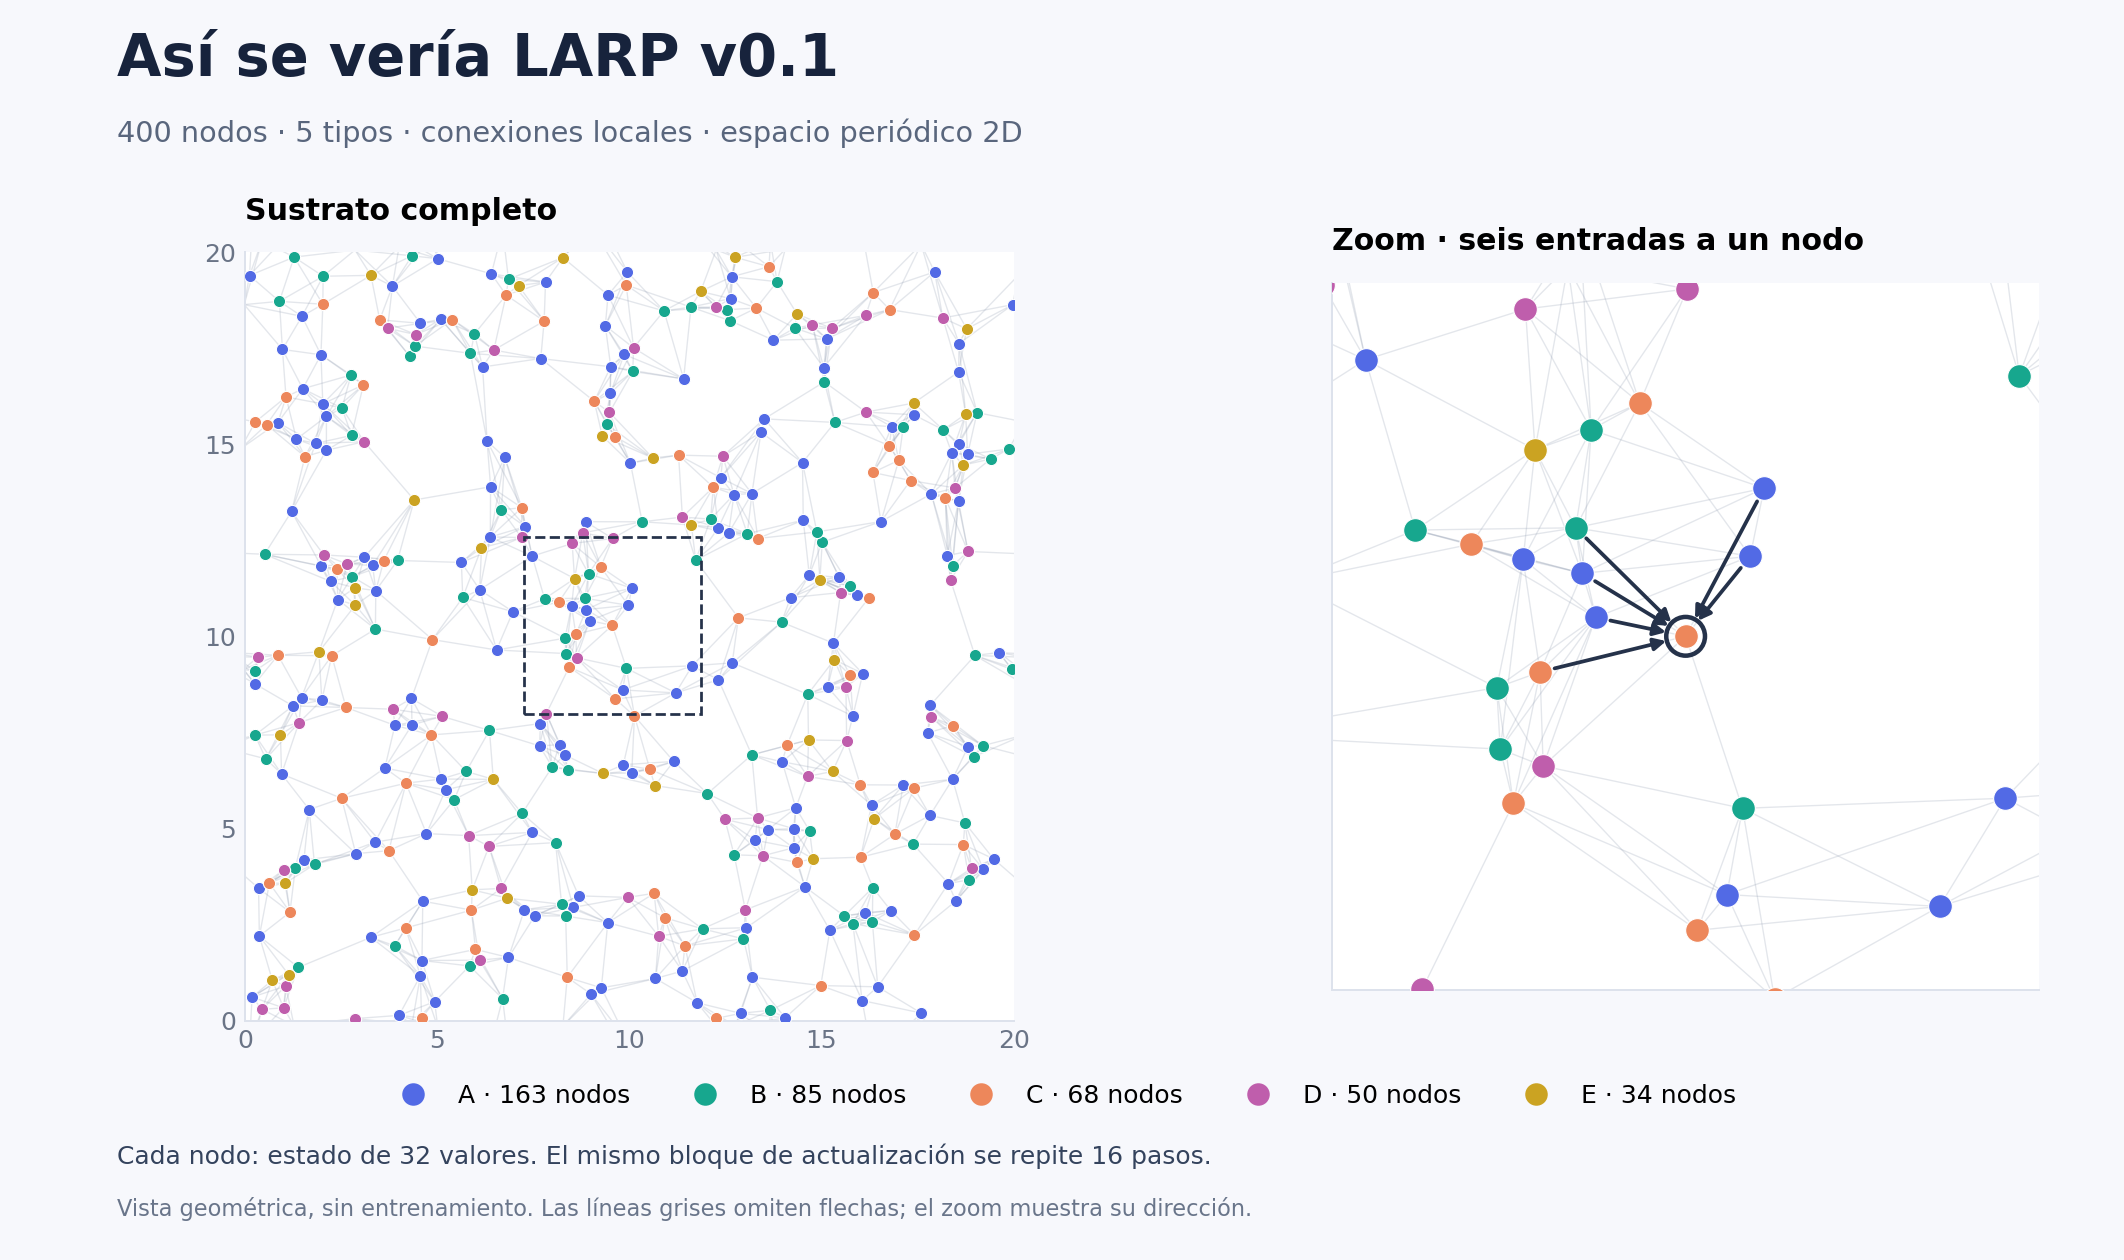

The script that saved this image:
"""Vista reproducible de geometría y conexiones LARP; no entrena una red.

Dependencias: numpy, scipy, matplotlib. Ejecutar: python LARP_NETWORK_PREVIEW.py
Genera PNG, diagnóstico JSON y geometría NPZ junto a este archivo.
"""
from pathlib import Path
import json
import importlib.util
import sys

# En este equipo SciPy está aislado en caché; en otros basta instalar dependencias.
cached_scipy = Path.home() / ".cache" / "larp-preview-python"
if importlib.util.find_spec("scipy") is None and sys.version_info[:2] == (3, 14) and cached_scipy.exists():
    sys.path.insert(0, str(cached_scipy))

import numpy as np
from scipy.optimize import minimize
from scipy.spatial import cKDTree
import matplotlib
matplotlib.use("Agg")
import matplotlib.pyplot as plt
from matplotlib.collections import LineCollection
from matplotlib.lines import Line2D
from matplotlib.patches import Rectangle

N, L, K_NEIGHBORS = 400, 20.0, 6
COUNTS = np.array([163, 85, 68, 50, 34])
MODES = np.array([[1, 0], [0, 1], [1, 1], [1, -1], [2, 0], [0, 2]])
WAVEVECTORS = 2 * np.pi * MODES / L
COLORS = ["#526AE5", "#17A78E", "#ED875B", "#BF5EAC", "#CBA322"]
ROOT = Path(__file__).resolve().parent


def spectra(points, labels):
    phase = np.exp(1j * points @ WAVEVECTORS.T)
    rows = [np.abs(phase[labels == c].sum(axis=0)) ** 2 / COUNTS[c]
            for c in range(5)]
    rows.append(np.abs(phase.sum(axis=0)) ** 2 / N)
    return np.array(rows)


def energy_gradient(flat, labels):
    points = flat.reshape(N, 2) % L
    phase = np.exp(1j * points @ WAVEVECTORS.T)
    union = phase.sum(axis=0)
    energy = np.mean(np.abs(union) ** 2 / N)
    coefficient = -2 / (N * len(MODES)) * np.imag(phase * union.conj())
    for c in range(5):
        mask = labels == c
        amplitude = phase[mask].sum(axis=0)
        energy += np.mean(np.abs(amplitude) ** 2 / COUNTS[c]) / 5
        coefficient[mask] += -2 / (5 * COUNTS[c] * len(MODES)) * np.imag(
            phase[mask] * amplitude.conj())
    gradient = coefficient @ WAVEVECTORS
    pairs = cKDTree(points, boxsize=L).query_pairs(0.30, output_type="ndarray")
    if len(pairs):
        delta = points[pairs[:, 0]] - points[pairs[:, 1]]
        delta -= L * np.round(delta / L)
        radius = np.maximum(np.linalg.norm(delta, axis=1), 1e-12)
        deficit = np.maximum(0.0, 1 - radius / 0.30)
        energy += 10 / N * np.sum(deficit ** 2)
        pair_gradient = (-20 / (N * 0.30) * deficit / radius)[:, None] * delta
        np.add.at(gradient, pairs[:, 0], pair_gradient)
        np.add.at(gradient, pairs[:, 1], -pair_gradient)
    return float(energy), gradient.ravel()


def variance_ratios(points, labels):
    centers = np.random.default_rng(6101).uniform(0, L, (10000, 2))
    membership = np.column_stack([labels == c for c in range(5)] + [np.ones(N, bool)])
    result = {}
    for radius in [4.0, 5.0]:
        counts = []
        for chunk in np.array_split(centers, 20):
            delta = chunk[:, None, :] - points[None, :, :]
            delta -= L * np.round(delta / L)
            inside = np.sum(delta ** 2, axis=2) <= radius ** 2
            counts.append(inside.astype(np.int16) @ membership.astype(np.int16))
        probability = np.pi * radius ** 2 / L ** 2
        null_variance = np.append(COUNTS, N) * probability * (1 - probability)
        result[str(int(radius))] = np.vstack(counts).var(axis=0) / null_variance
    return result


def generate_geometry():
    for attempt in range(4):
        rng = np.random.default_rng(np.random.SeedSequence([20261008, 1101, attempt]))
        labels = rng.permutation(np.repeat(np.arange(5), COUNTS))
        flat = rng.uniform(0, L, (N, 2)).ravel()
        first, second = np.zeros_like(flat), np.zeros_like(flat)
        for step in range(1, 6001):
            _, gradient = energy_gradient(flat, labels)
            first = 0.9 * first + 0.1 * gradient
            second = 0.999 * second + 0.001 * gradient ** 2
            rate = 0.0001 + (0.025 - 0.0001) * (1 + np.cos(np.pi * step / 6000)) / 2
            flat -= rate * (first / (1 - 0.9 ** step)) / (
                np.sqrt(second / (1 - 0.999 ** step)) + 1e-8)
            flat %= L
        optimized = minimize(energy_gradient, flat, args=(labels,), jac=True,
                             method="L-BFGS-B", options={"maxiter": 250,
                             "maxfun": 1000, "maxcor": 20, "gtol": 1e-8, "ftol": 1e-12})
        points = optimized.x.reshape(N, 2) % L
        structure = spectra(points, labels)
        ratios = variance_ratios(points, labels)
        minimum = float(cKDTree(points, boxsize=L).query(points, k=2)[0][:, 1].min())
        passed = (np.all(structure.mean(axis=1) <= 0.05)
                  and np.all(structure.max(axis=1) <= 0.10)
                  and np.all((ratios["4"] + ratios["5"]) / 2 <= 0.65)
                  and minimum >= 0.299)
        if passed:
            diagnostics = {"N": N, "L": L, "counts": COUNTS.tolist(),
                "attempt": attempt + 1, "training": False,
                "scope": "finite_low_k_and_number_variance_checked; not_asymptotic_proof",
                "preview_optimizer": "analytic_gradient_Adam_then_SciPy_LBFGSB",
                "restricted_structure_factor_mean_A_to_E_union": structure.mean(axis=1).tolist(),
                "restricted_structure_factor_max_A_to_E_union": structure.max(axis=1).tolist(),
                "variance_ratio_A_to_E_union": {k: v.tolist() for k, v in ratios.items()},
                "minimum_distance": minimum, "finite_preview_checks_passed": True}
            return points, labels, diagnostics
    raise RuntimeError("No se obtuvo geometría válida; no se dibuja un patrón falso MHU.")


def draw(points, labels, neighbors):
    plt.rcParams.update({"font.family": "DejaVu Sans", "font.size": 10,
                         "axes.titleweight": "bold", "axes.spines.top": False,
                         "axes.spines.right": False})
    fig = plt.figure(figsize=(11.8, 7.0), facecolor="#F7F8FC")
    grid = fig.add_gridspec(1, 2, width_ratios=[1.45, 1], left=0.055,
                           right=0.96, bottom=0.19, top=0.80, wspace=0.22)
    main, zoom = fig.add_subplot(grid[0]), fig.add_subplot(grid[1])
    focus = int(np.argmin(np.linalg.norm(points - L / 2, axis=1)))
    center = points[focus]
    halfwidth = max(2.3, 1.25 * np.max(np.linalg.norm(points[neighbors[focus]] - center, axis=1)))
    pairs = sorted({tuple(sorted((i, int(j)))) for i in range(N) for j in neighbors[i]})
    segments = []
    for i, j in pairs:
        delta = points[j] - points[i]
        delta -= L * np.round(delta / L)
        segment = np.array([points[i], points[i] + delta])
        for sx in [-L, 0, L]:
            for sy in [-L, 0, L]:
                shifted = segment + np.array([sx, sy])
                if np.all(shifted.max(axis=0) >= 0) and np.all(shifted.min(axis=0) <= L):
                    segments.append(shifted)
    for ax in [main, zoom]:
        ax.set_facecolor("white")
        ax.add_collection(LineCollection(segments, colors="#8E9AAF", linewidths=0.55, alpha=0.24))
        for c in range(5):
            ax.scatter(*points[labels == c].T, s=24 if ax is main else 90,
                       color=COLORS[c], edgecolors="white", linewidths=0.45, zorder=3)
        ax.set_aspect("equal")
        ax.tick_params(colors="#6A7486", length=0)
        for spine in ax.spines.values():
            spine.set_color("#DDE2EC")
    main.set(xlim=(0, L), ylim=(0, L), xticks=[0, 5, 10, 15, 20], yticks=[0, 5, 10, 15, 20])
    main.set_title("Sustrato completo", loc="left", pad=13)
    main.add_patch(Rectangle(center - halfwidth, 2 * halfwidth, 2 * halfwidth,
                            fill=False, edgecolor="#25324A", linewidth=1.1, linestyle="--", zorder=4))
    zoom.set(xlim=(center[0] - halfwidth, center[0] + halfwidth),
             ylim=(center[1] - halfwidth, center[1] + halfwidth), xticks=[], yticks=[])
    zoom.set_title("Zoom · seis entradas a un nodo", loc="left", pad=13)
    for j in neighbors[focus]:
        start = points[int(j)]
        zoom.annotate("", xy=center, xytext=start,
                      arrowprops={"arrowstyle": "-|>", "color": "#25324A",
                                  "lw": 1.5, "shrinkA": 6, "shrinkB": 8}, zorder=5)
    zoom.scatter(*center, s=240, facecolors="none", edgecolors="#25324A", linewidths=1.8, zorder=6)
    fig.text(0.055, 0.94, "Así se vería LARP v0.1", fontsize=23, weight="bold", color="#17233C")
    fig.text(0.055, 0.887, "400 nodos · 5 tipos · conexiones locales · espacio periódico 2D",
             fontsize=11.5, color="#59667D")
    legend = [Line2D([0], [0], marker="o", linestyle="", markersize=8,
                     color=COLORS[c], label=f"{chr(65+c)} · {COUNTS[c]} nodos") for c in range(5)]
    fig.legend(handles=legend, loc="lower center", bbox_to_anchor=(0.5, 0.103),
               ncol=5, frameon=False, columnspacing=2)
    fig.text(0.055, 0.076, "Cada nodo: estado de 32 valores. El mismo bloque de actualización se repite 16 pasos.",
             fontsize=10, color="#34435D")
    fig.text(0.055, 0.035, "Vista geométrica, sin entrenamiento. Las líneas grises omiten flechas; el zoom muestra su dirección.",
             fontsize=9, color="#69758A")
    fig.savefig(ROOT / "LARP_NETWORK_PREVIEW_LOW_K_ONLY.png", dpi=180, facecolor=fig.get_facecolor())
    plt.close(fig)


if __name__ == "__main__":
    points, labels, diagnostics = generate_geometry()
    neighbors = cKDTree(points, boxsize=L).query(points, k=K_NEIGHBORS + 1)[1][:, 1:]
    diagnostics["directed_edges"] = int(neighbors.size)
    diagnostics["incoming_degree"] = K_NEIGHBORS
    draw(points, labels, neighbors)
    np.savez_compressed(ROOT / "LARP_NETWORK_PREVIEW_LOW_K_ONLY_GEOMETRY.npz",
                        points=points, labels=labels, incoming_neighbors=neighbors)
    (ROOT / "LARP_NETWORK_PREVIEW_LOW_K_ONLY_DIAGNOSTICS.json").write_text(
        json.dumps(diagnostics, ensure_ascii=False, indent=2), encoding="utf-8")
    print(json.dumps({"image": str(ROOT / "LARP_NETWORK_PREVIEW_LOW_K_ONLY.png"),
                      "finite_checks_passed": True, "edges": neighbors.size,
                      "max_restricted_S": float(spectra(points, labels).max())}, ensure_ascii=False))
